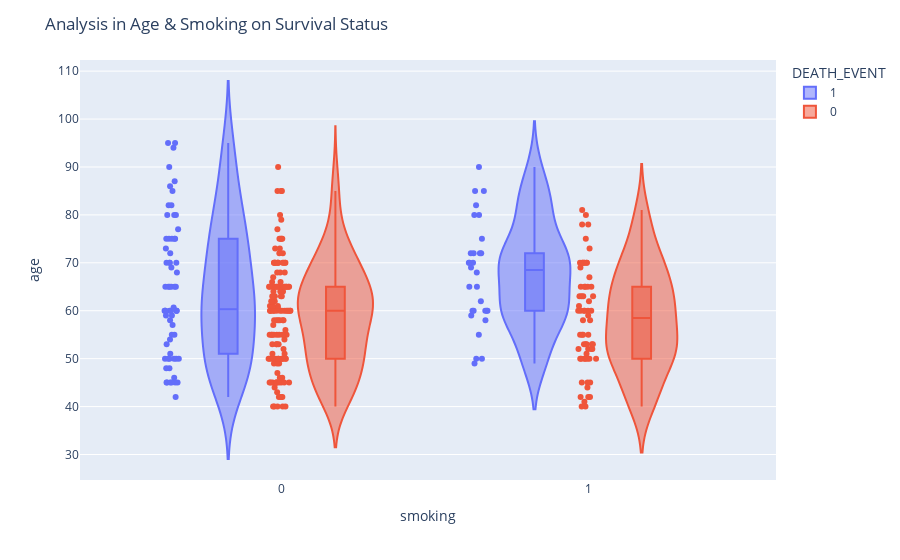

Here is the notebook cell this chart was saved with:
### Markdown cell above
- People dead are going through all ages
- Survival rate is high on (40~70)

### Code cell
fig = px.violin(heart_data, y='age', x='smoking', color='DEATH_EVENT', box=True, points='all', hover_data=heart_data.columns)
fig.update_layout(title_text = 'Analysis in Age & Smoking on Survival Status')
fig.show()

print("Pepole Dead, Smoking",len(heart_data[(heart_data['smoking']==1)&(heart_data['DEATH_EVENT']==1)]))
print("People Dead, No Smoking", len(heart_data[(heart_data['smoking']==0)&(heart_data['DEATH_EVENT']==1)]))

### Figure 1 — Plotly figure (JSON) as saved in the notebook; plotly's stock layout.template omitted (floating-point values rounded to 4 significant figures; data arrays with more than 128 entries replaced by an {"elided": "..."} marker saying what was removed)
{"data": [{"alignmentgroup": "True", "box": {"visible": true}, "customdata": {"elided": "96x11 float values"}, "hovertemplate": "DEATH_EVENT=%{customdata[10]}<br>smoking=%{x}<br>age=%{y}<br>anaemia=%{customdata[0]}<br>creatinine_phosphokinase=%{customdata[1]}<br>diabetes=%{customdata[2]}<br>ejection_fraction=%{customdata[3]}<br>high_blood_pressure=%{customdata[4]}<br>platelets=%{customdata[5]}<br>serum_creatinine=%{customdata[6]}<br>serum_sodium=%{customdata[7]}<br>sex=%{customdata[8]}<br>time=%{customdata[9]}<extra></extra>", "legendgroup": "1", "marker": {"color": "#636efa"}, "name": "1", "offsetgroup": "1", "orientation": "v", "points": "all", "scalegroup": "True", "showlegend": true, "x": [0, 0, 1, 0, 0, 1, 0, 1, 0, 1, 1, 1, 0, 0, 0, 0, 0, 0, 0, 0, 1, 0, 1, 0, 1, 0, 1, 0, 0, 0, 0, 0, 0, 0, 0, 1, 1, 1, 0, 1, 0, 1, 0, 0, 0, 0, 0, 0, 1, 0, 1, 1, 0, 0, 0, 1, 0, 1, 0, 0, 1, 1, 1, 0, 0, 0, 1, 1, 0, 0, 0, 0, 0, 1, 0, 0, 0, 0, 0, 0, 1, 1, 0, 1, 0, 0, 0, 0, 0, 0, 0, 0, 0, 0, 0, 1], "x0": " ", "xaxis": "x", "y": [75, 55, 65, 50, 65, 90, 75, 60, 65, 80, 75, 62, 45, 50, 82, 87, 45, 70, 48, 65, 68, 75, 80, 95, 70, 58, 82, 94, 85, 50, 65, 69, 90, 82, 60, 70, 50, 70, 60, 50, 51, 60, 80, 57, 68, 53, 60, 70, 60, 95, 49, 72, 45, 50, 45, 60, 42, 72, 70, 65, 85, 69, 60, 60, 59, 60, 72, 85, 70, 86, 60, 46, 80, 72, 75, 72, 50, 45, 80, 59, 59, 65, 75, 58, 60.67, 50, 60, 45, 77, 48, 54, 73, 60, 55, 65, 55], "y0": " ", "yaxis": "y", "type": "violin"}, {"alignmentgroup": "True", "box": {"visible": true}, "customdata": {"elided": "203x11 float values"}, "hovertemplate": "DEATH_EVENT=%{customdata[10]}<br>smoking=%{x}<br>age=%{y}<br>anaemia=%{customdata[0]}<br>creatinine_phosphokinase=%{customdata[1]}<br>diabetes=%{customdata[2]}<br>ejection_fraction=%{customdata[3]}<br>high_blood_pressure=%{customdata[4]}<br>platelets=%{customdata[5]}<br>serum_creatinine=%{customdata[6]}<br>serum_sodium=%{customdata[7]}<br>sex=%{customdata[8]}<br>time=%{customdata[9]}<extra></extra>", "legendgroup": "0", "marker": {"color": "#EF553B"}, "name": "0", "offsetgroup": "0", "orientation": "v", "points": "all", "scalegroup": "True", "showlegend": true, "x": {"elided": "203 int values"}, "x0": " ", "xaxis": "x", "y": {"elided": "203 float values"}, "y0": " ", "yaxis": "y", "type": "violin"}], "layout": {"xaxis": {"anchor": "y", "domain": [0, 1], "title": {"text": "smoking"}}, "yaxis": {"anchor": "x", "domain": [0, 1], "title": {"text": "age"}}, "legend": {"title": {"text": "DEATH_EVENT"}, "tracegroupgap": 0}, "margin": {"t": 60}, "violinmode": "group", "title": {"text": "Analysis in Age & Smoking on Survival Status"}}}
